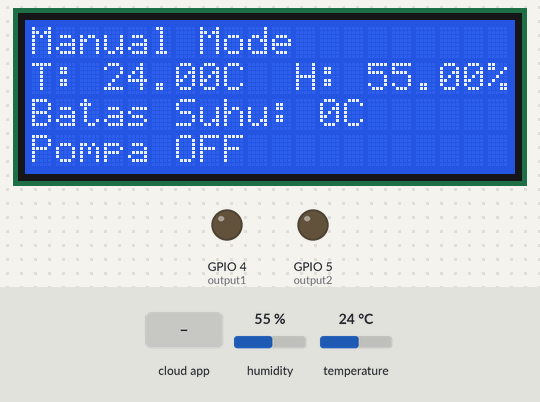
This sketch was run on a simulated ESP32. Parts: 20×4 character LCD, output pins drawn as LEDs (lit = HIGH). The test bench sets the inputs (shaded band); at power-on: humidity 55 %, temperature 24 °C. WiFi joins after 1.5 s; servers stay silent unless stated; what the sketch prints to the serial monitor is not drawn.

Above: at 7.4 s.
7.5 s: the phone or cloud app sets threshold to 1
At 8.9 s:
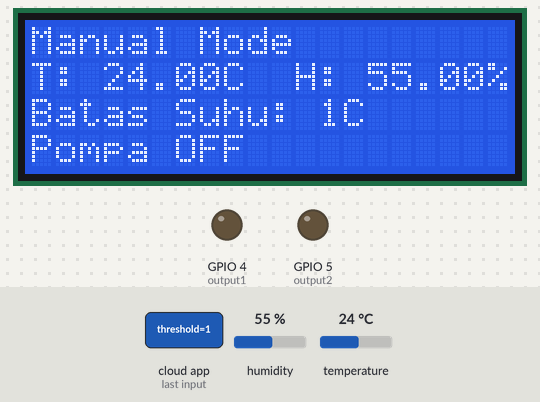
10.6 s: humidity set to 22 %
At 11.8 s:
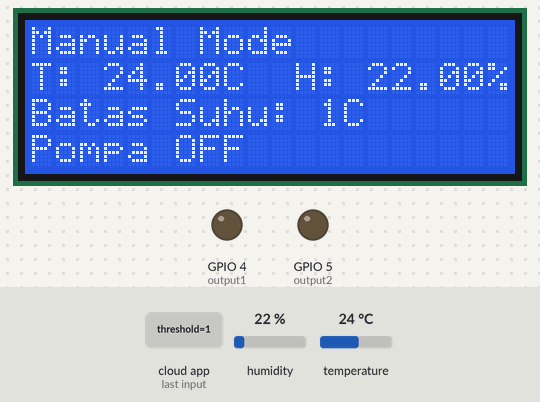
13.5 s: temperature set to 12 °C
At 14.7 s:
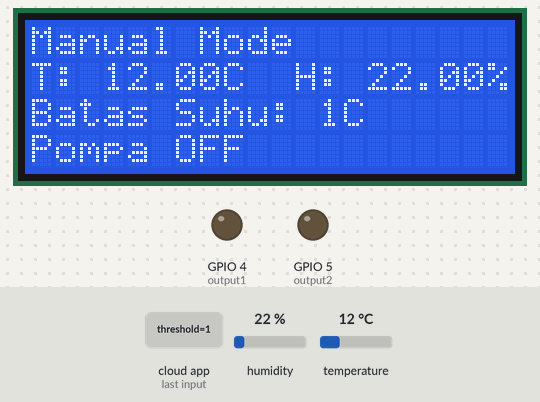
16.4 s: the phone or cloud app sets threshold to 0
At 17.5 s:
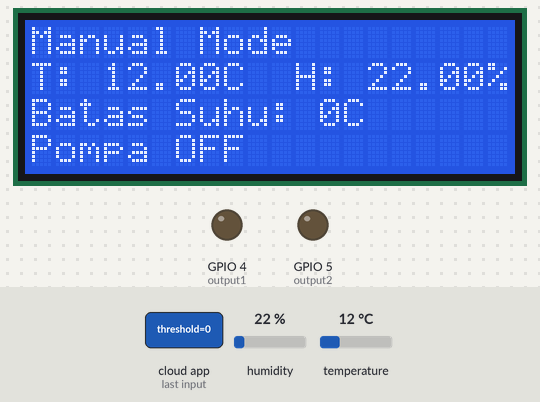
19.2 s: humidity set to 40 %
At 20.4 s:
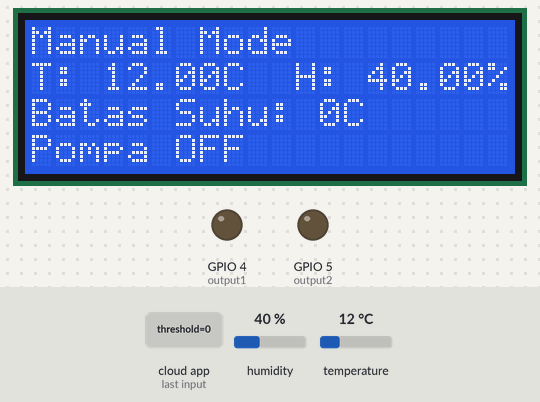
22.1 s: temperature set to 19 °C
Timing chart, 0 to 25.1 s (numbered marks = the images above; inputs shaded):
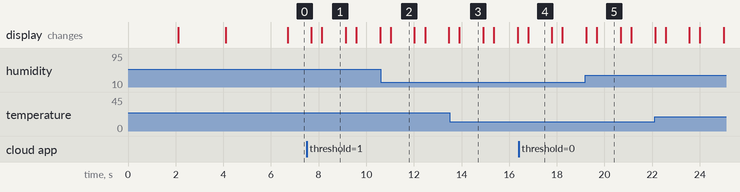

Measured:
- after the input at 7.5 s, the display: first differs from a run without the input after 0.64 s (image 1)
- after the input at 10.6 s, the display: changes after 0.42 s (image 2)
- after the input at 13.5 s, the display: changes after 0.41 s (image 3)
- after the input at 16.4 s, the display: changes after 0.39 s (image 4)
- after the input at 19.2 s, the display: first differs from a run without the input after 0.48 s (image 5)
- what the display in image 1 shows lasts 1.0 s, from 8.1 s to 9.1 s

The sketch:

donegan.ino
```cpp
#include <Arduino.h>
#include <WiFi.h>
#include <Firebase_ESP_Client.h>
#include <Wire.h>
#include <SHT2x.h>
#include <LiquidCrystal_I2C.h>
#include "addons/TokenHelper.h"
#include "addons/RTDBHelper.h"

#define WIFI_SSID "REPLACE"
#define WIFI_PASSWORD "REPLACE"
#define API_KEY "REPLACE"
#define USER_EMAIL "REPLACE"
#define USER_PASSWORD "REPLACE"
#define DATABASE_URL "REPLACE"

FirebaseData stream;
FirebaseData fbdo;
FirebaseAuth auth;
FirebaseConfig config;

String uid;
String databasePath;
String tempPath;
String humPath;
String output1Path;
String listenerPath;

SHT2x sht;
float temperature;
float humidity;

unsigned long sendDataPrevMillis = 0;
unsigned long timerDelay = 1000;

const int output1 = 4;
const int output2 = 5;

LiquidCrystal_I2C lcd(0x27, 20, 4);
int thresholdValue = 0;

void initSHT20() {
  if (!sht.begin()) {
    Serial.println("Could not find a valid SHT20 sensor, check wiring!");
    while (1);
  }
}

void initWiFi() {
  lcd.clear();
  lcd.setCursor(0, 0);
  lcd.print("Connecting to WiFi...");
  Serial.print("Connecting to WiFi ..");
  WiFi.begin(WIFI_SSID, WIFI_PASSWORD);
  while (WiFi.status() != WL_CONNECTED) {
    Serial.print('.');
    delay(1000);
  }
  Serial.println(WiFi.localIP());
  lcd.clear();
  lcd.setCursor(0, 0);
  lcd.print("Connected!");
  delay(2000);
  lcd.clear();
}

void sendFloat(String path, float value) {
  if (Firebase.RTDB.setFloat(&fbdo, path.c_str(), value)) {
    Serial.print("Writing value: ");
    Serial.print(value);
    Serial.print(" on the following path: ");
    Serial.println(path);
    Serial.println("PASSED");
    Serial.println("PATH: " + fbdo.dataPath());
    Serial.println("TYPE: " + fbdo.dataType());
  } else {
    Serial.println("FAILED");
    Serial.println("REASON: " + fbdo.errorReason());
  }
}

void streamCallback(FirebaseStream data) {
  Serial.printf("stream path, %s\nevent path, %s\ndata type, %s\nevent type, %s\n\n",
                data.streamPath().c_str(),
                data.dataPath().c_str(),
                data.dataType().c_str(),
                data.eventType().c_str());
  printResult(data);
  Serial.println();
  String streamPath = String(data.dataPath());

  if (data.dataTypeEnum() == fb_esp_rtdb_data_type_json) {
    FirebaseJson *json = data.to<FirebaseJson *>();
    FirebaseJsonData result;

    if (json->get(result, "/digital/" + String(output1), false)) {
      bool state = result.to<bool>();
      digitalWrite(output1, state);
    }

    if (json->get(result, "/digital/" + String(output2), false)) {
      bool state = result.to<bool>();
      digitalWrite(output2, state);
    }

    if (json->get(result, "/threshold", false)) {
      thresholdValue = result.to<int>();
      Serial.print("Threshold: ");
      Serial.println(thresholdValue);
    }
  }

  if (streamPath.indexOf("/digital/") >= 0) {
    int stringLen = streamPath.length();
    int lastSlash = streamPath.lastIndexOf("/");
    String gpio = streamPath.substring(lastSlash + 1, stringLen);
    Serial.print("DIGITAL GPIO: ");
    Serial.println(gpio);
    if (data.dataType() == "int") {
      bool gpioState = data.intData();
      Serial.print("VALUE: ");
      Serial.println(gpioState);
      digitalWrite(gpio.toInt(), gpioState);
    }
    Serial.println();
  } else if (streamPath.indexOf("/threshold") >= 0) {
    int stringLen = streamPath.length();
    if (data.dataType() == "int") {
      thresholdValue = data.intData();
      Serial.print("threshold: ");
      Serial.println(thresholdValue);
    }
  }
  Serial.printf("Received stream payload size: %d (Max. %d)\n\n", data.payloadLength(), data.maxPayloadLength());
}

void streamTimeoutCallback(bool timeout) {
  if (timeout)
    Serial.println("stream timeout, resuming...\n");
  if (!stream.httpConnected())
    Serial.printf("error code: %d, reason: %s\n\n", stream.httpCode(), stream.errorReason().c_str());
}

void setup() {
  Serial.begin(115200);
  lcd.init();
  lcd.backlight();
  Wire.begin();
  initSHT20();
  initWiFi();

  pinMode(output1, OUTPUT);
  pinMode(output2, OUTPUT);

  config.api_key = API_KEY;
  auth.user.email = USER_EMAIL;
  auth.user.password = USER_PASSWORD;
  config.database_url = DATABASE_URL;

  Firebase.reconnectWiFi(true);
  fbdo.setResponseSize(4096);
  config.token_status_callback = tokenStatusCallback;
  config.max_token_generation_retry = 5;

  Firebase.begin(&config, &auth);

  Serial.println("Getting User UID");
  while ((auth.token.uid) == "") {
    Serial.print('.');
    delay(1000);
  }

  uid = auth.token.uid.c_str();
  Serial.print("User UID: ");
  Serial.println(uid);

  databasePath = "/UsersData/" + uid;
  tempPath = databasePath + "/sensor/temperature";
  humPath = databasePath + "/sensor/humidity";
  output1Path = databasePath + "/outputs/digital/4";
  listenerPath = databasePath + "/outputs/";

  if (!Firebase.RTDB.beginStream(&stream, listenerPath.c_str()))
    Serial.printf("stream begin error, %s\n\n", stream.errorReason().c_str());

  Firebase.RTDB.setStreamCallback(&stream, streamCallback, streamTimeoutCallback);

  delay(2000);
}

void loop() {
  lcd.clear();
  sht.read();

  if (Firebase.ready() && (millis() - sendDataPrevMillis > timerDelay || sendDataPrevMillis == 0)) {
    sendDataPrevMillis = millis();
    temperature = sht.getTemperature();
    humidity = sht.getHumidity();
    sendFloat(tempPath, temperature);
    sendFloat(humPath, humidity);
  }

  if (digitalRead(output2) == HIGH) {
    lcd.setCursor(0, 0);
    lcd.print("Automatic Mode");
    if (temperature < thresholdValue) {
      digitalWrite(output1, LOW);
      sendFloat(output1Path, 0);
    } else {
      digitalWrite(output1, HIGH);
      sendFloat(output1Path, 1);
    }
  } else {
    lcd.setCursor(0, 0);
    lcd.print("Manual Mode");
  }

  lcd.setCursor(0, 1);
  lcd.print("T: ");
  lcd.print(temperature);
  lcd.print("C  H: ");
  lcd.print(humidity);
  lcd.print("%");
  lcd.setCursor(0, 2);
  lcd.print("Batas Suhu: ");
  lcd.print(thresholdValue);
  lcd.print("C");
  if (digitalRead(output1) == LOW) {
    lcd.setCursor(0, 3);
    lcd.print("Pompa OFF");
  } else {
    lcd.setCursor(0, 3);
    lcd.print("Pompa ON");
  }

  delay(1000);
}
```
